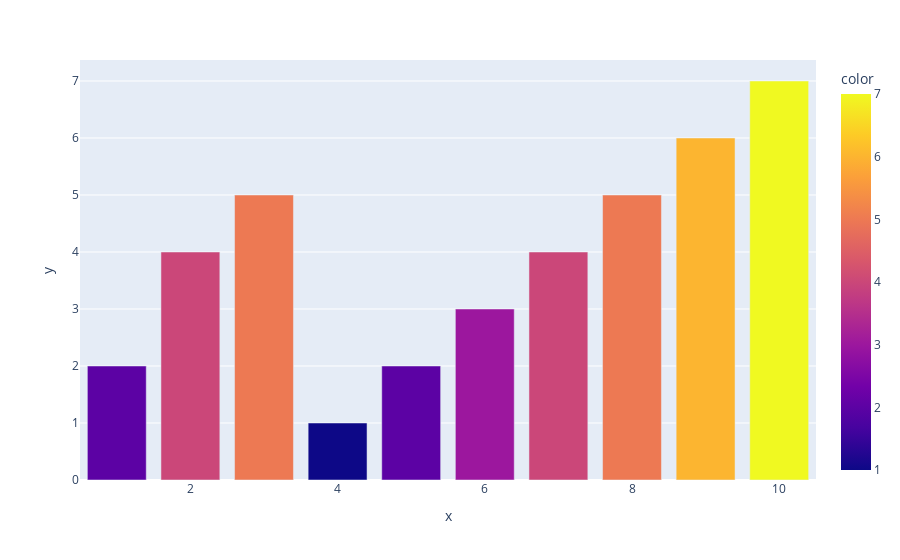

Notebook source saved alongside this figure:
### Markdown cell above
# Bar Plot

### Code cell
px.bar(x = x,y=y, color = y)

### Figure 1 — Plotly figure (JSON) as saved in the notebook; plotly's stock layout.template omitted (floating-point values rounded to 4 significant figures)
{"data": [{"alignmentgroup": "True", "hovertemplate": "x=%{x}<br>y=%{y}<br>color=%{marker.color}<extra></extra>", "legendgroup": "", "marker": {"color": [2, 4, 5, 1, 2, 3, 4, 5, 6, 7], "coloraxis": "coloraxis", "pattern": {"shape": ""}}, "name": "", "offsetgroup": "", "orientation": "v", "showlegend": false, "textposition": "auto", "type": "bar", "x": [1, 2, 3, 4, 5, 6, 7, 8, 9, 10], "xaxis": "x", "y": [2, 4, 5, 1, 2, 3, 4, 5, 6, 7], "yaxis": "y"}], "layout": {"barmode": "relative", "coloraxis": {"colorbar": {"title": {"text": "color"}}, "colorscale": [[0, "#0d0887"], [0.1111, "#46039f"], [0.2222, "#7201a8"], [0.3333, "#9c179e"], [0.4444, "#bd3786"], [0.5556, "#d8576b"], [0.6667, "#ed7953"], [0.7778, "#fb9f3a"], [0.8889, "#fdca26"], [1, "#f0f921"]]}, "legend": {"tracegroupgap": 0}, "margin": {"t": 60}, "xaxis": {"anchor": "y", "domain": [0, 1], "title": {"text": "x"}}, "yaxis": {"anchor": "x", "domain": [0, 1], "title": {"text": "y"}}}}
